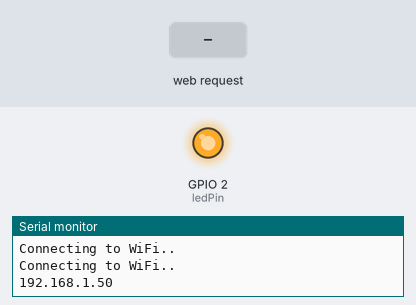
The sketch below on a simulated ESP8266 (NodeMCU). On the bench: output pins drawn as LEDs (lit = HIGH), the last lines printed to the serial monitor. The inputs (shaded band) are chosen by the test bench. WiFi joins after 1.5 s; servers stay silent unless stated; storage starts empty.

Above: at 3.2 s.
3.3 s: HTTP request GET /led2on received
At 4.6 s:
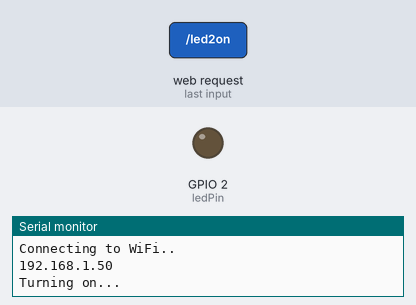
6.3 s: HTTP request GET /led2off received
At 6.8 s:
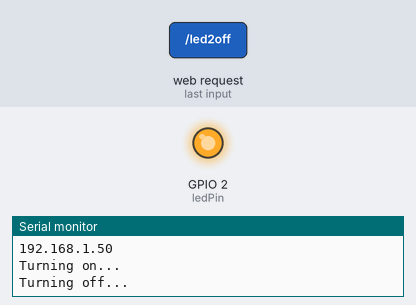
7.8 s: HTTP request GET /api/off received
At 9.0 s:
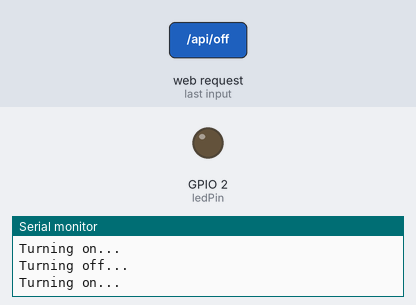
9.3 s: HTTP request GET /api/on received
At 10.3 s:
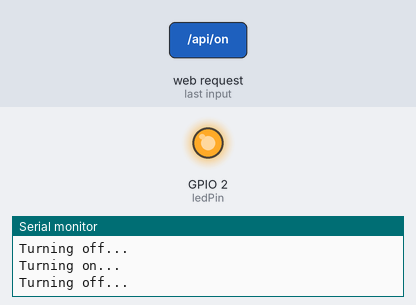
Timing chart, 0 to 11.8 s (numbered marks = the images above; inputs shaded):
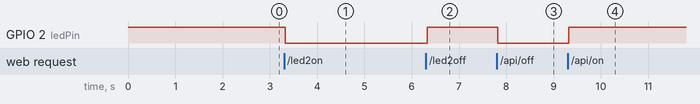

The sketch:

WifiTimer-ArduinoWebServer.ino
```cpp
// Import required libraries
#include <FS.h>
#include <LittleFS.h>
#include <ESP8266WiFi.h>
#include <ESPAsyncTCP.h>
#include <ESPAsyncWebServer.h>

// Replace with your network credentials
const char* ssid = "Chori-NET"; // Replace with your own SSID
const char* password = "00434081431"; // Replace with your own password

const int ledPin = 2; // Parametrize the LED pin
bool ledState = false; // false means OFF, true means ON

// Create AsyncWebServer object on port 80
AsyncWebServer server(80);

// Replaces placeholder with LED state value
String processor(const String& var) {
  Serial.println("Setting value...");
  Serial.print("[");
  Serial.print(var);
  Serial.print("]");
  if (var == "GPIO_STATE") {
    if (ledState) {
      return "ON";
    } else {
      return "OFF";
    }
  }
  return String();
}

void setup() {
  Serial.begin(115200);
  pinMode(ledPin, OUTPUT);
  digitalWrite(ledPin, HIGH); // Ensure LED is initially off

  // Initialize LittleFS
  if (!LittleFS.begin()) {
    Serial.println("An Error has occurred while mounting LittleFS");
    return;
  }

  // Connect to Wi-Fi
  WiFi.begin(ssid, password);
  while (WiFi.status() != WL_CONNECTED) {
    delay(1000);
    Serial.println("Connecting to WiFi..");
  }

  // Print ESP8266 Local IP Address
  Serial.println(WiFi.localIP());

  // Route for root / web page
  server.on("/", HTTP_GET, [](AsyncWebServerRequest *request) {
    Serial.println("Test...");
    request->send(LittleFS, "/index.html", String(), false, processor);
  });

  // Route to load style.css file
  server.on("/style.css", HTTP_GET, [](AsyncWebServerRequest *request) {
    request->send(LittleFS, "/style.css", "text/css");
  });

  // Route to JS script
  server.on("/script.js", HTTP_GET, [](AsyncWebServerRequest *request) {
    request->send(LittleFS, "/script.js", "text/javascript");
  });

  server.on("/DSEG7Modern-BoldItalic.woff", HTTP_GET, [](AsyncWebServerRequest *request) {
    request->send(LittleFS, "/DSEG7Modern-BoldItalic.woff", "font/woff");
  });

  // Route to set GPIO to HIGH
  server.on("/led2on", HTTP_GET, [](AsyncWebServerRequest *request) {
    Serial.println("Turning on...");
    digitalWrite(ledPin, LOW);
    ledState = true;
    request->send(LittleFS, "/index.html", String(), false, processor);
  });

  // Route to set GPIO to LOW
  server.on("/led2off", HTTP_GET, [](AsyncWebServerRequest *request) {
    Serial.println("Turning off...");
    digitalWrite(ledPin, HIGH);
    ledState = false;
    request->send(LittleFS, "/index.html", String(), false, processor);
  });

  server.on("/api/on", HTTP_GET, [](AsyncWebServerRequest *request) {
    Serial.println("Turning off...");
    digitalWrite(ledPin, HIGH);
    request->send(200, "text/plain", "OFF");
  });

  server.on("/api/off", HTTP_GET, [](AsyncWebServerRequest *request) {
    Serial.println("Turning on...");
    digitalWrite(ledPin, LOW);
    request->send(200, "text/plain", "ON");
  });

  server.on("/api/status", HTTP_GET, [](AsyncWebServerRequest *request) {
    int state = digitalRead(ledPin); // Lee el estado del pin
    Serial.print("Estado del pin: ");
    Serial.println(state);
    request->send(200, "text/plain", state == HIGH ? "OFF" : "ON");
  });

  // Start server
  DefaultHeaders::Instance().addHeader("Access-Control-Allow-Origin", "*");
  DefaultHeaders::Instance().addHeader("Access-Control-Allow-Headers", "*");
  server.begin();
}

void loop() {

}
```

Measured:
- after the input at 3.3 s, GPIO 2 (ledPin): HIGH → LOW at once
- after the input at 6.3 s, GPIO 2 (ledPin): LOW → HIGH at once
- after the input at 7.8 s, GPIO 2 (ledPin): HIGH → LOW at once
- after the input at 9.3 s, GPIO 2 (ledPin): LOW → HIGH at once
